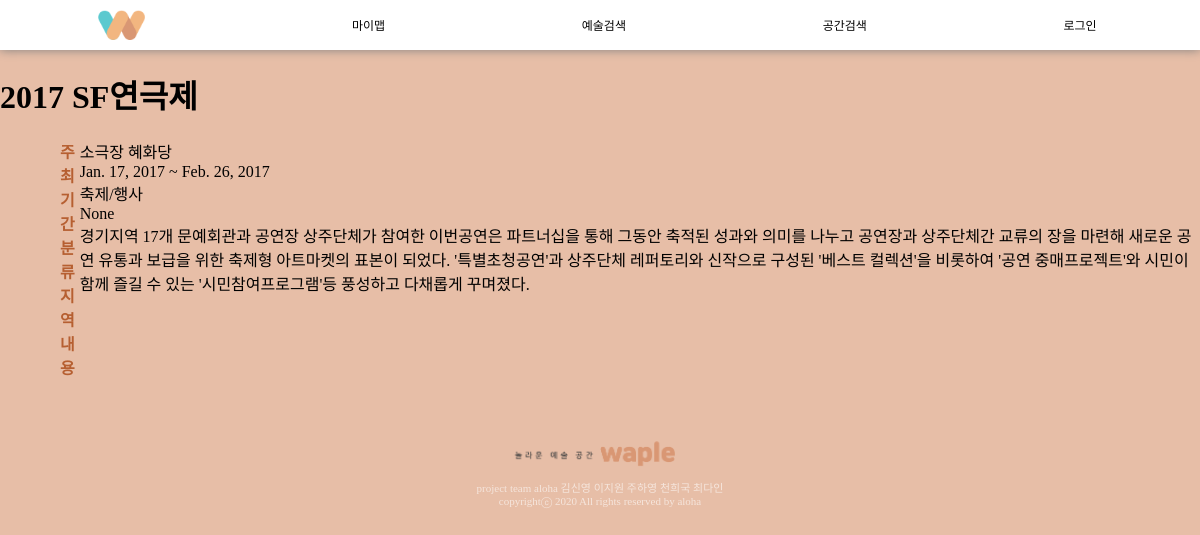
Screenshot of /subapp/detail/2 with the database file from the repository.
### subapp/models.py (models this page shows, shortened)
class FestivalDB(models.Model):
    artinfo = models.ForeignKey(
        ArtInfoDB, on_delete=models.CASCADE, related_name='festival')
    content = models.TextField() #상세내용

class ArtInfoDB(models.Model):
    title = models.CharField(max_length=30)
    host = models.CharField(max_length=30)
    region = models.CharField(max_length=10, null=True)
    category = models.CharField(max_length=10)
    start_date = models.DateField(null=True, auto_now=False, auto_now_add=False)
    end_date = models.DateField(null=True, auto_now=False, auto_now_add=False)

### subapp/views.py (the view)
# urls.py: path('detail/<int:content_pk>', views.detail, name='detail'),
def detail(request, content_pk):
    context={}
    Aitem = None
    Bitem = None
    contentt = ArtInfoDB.objects.get(pk = content_pk)
    if contentt.category == '공연/전시' :
        Aitem = PerformanceDB.objects.get(artinfo_id=content_pk)
    elif contentt.category == '축제/행사':
        Bitem = FestivalDB.objects.get(artinfo_id=content_pk)
    else : #'미술작품/건축물'
        item = ArtWorkDB.objects.get(artinfo_id=content_pk)
    context['Aitem'] = Aitem
    context['Bitem'] = Bitem
    return render(request, 'subapp/detail.html', context)

### subapp/templates/subapp/detail.html (shortened to what this page needs)
{% extends 'base.html' %}
{% load static %}
{% block style %}
    <link rel="stylesheet" href="{% static 'subapp/detail.css' %}" type='text/css'>
{% endblock %}
{% block content %}
    <div id='contents'>
        {% if Bitem %}
        <h1> {{ Bitem.artinfo.title }} </h1>
        <div id='container1'>
            <div id='container2'>
                주최<br>
                기간<br>
                분류<br>
                지역<br>
                내용<br>
            </div>
            <div id='container3'>
                {{ Bitem.artinfo.host}} <br>
                {{Bitem.artinfo.start_date}} ~ {{Bitem.artinfo.end_date}} <br>
                {{Bitem.artinfo.category}} <br>
                {{Bitem.artinfo.region}} <br>
                {{Bitem.content}} <br>
            </div>
        </div>
        {% endif%}
    </div>
{% endblock %}

### static/base.css (style rules this page uses)
body { margin: 0px; background-color: rgb(231, 190, 167); font-family: 'SCDream'; }

### subapp/static/subapp/detail.css (style rules this page uses)
#container1 { display: flex; margin-left: 5%; }
#container2 { font-weight: 700; text-align: right; margin-right: 5px; color: rgb(182, 95, 49); }
#container3 { font-weight: 300; }

### rows the page displays
FestivalDB: artinfo "2017 SF연극제", artinfo.host "소극장 혜화당", artinfo.start_date "Jan. 17, 2017", artinfo.end_date "Feb. 26, 2017", artinfo.category "축제/행사", artinfo.region "None", content "경기지역 17개 문예회관과 공연장 상주단체가 참여한 이번공연은 파트너십을 통해 그동안 축적된 성과와 의미를 나누고 공연장과 상주단체간 교류의 장을 마련해 새로운 공연 유통과 보급을 위한 축제형 아트마켓의 표본이 되었다. '특별초청공연'과 상주단체 레퍼토리와 신작으로 구성된 '베스트 컬렉션'을 비롯하여 '공연 중매프로젝트'와 시민이 함께 즐길 수 있는 '시민참여프로그램'등 풍성하고 다채롭게 꾸며졌다."
